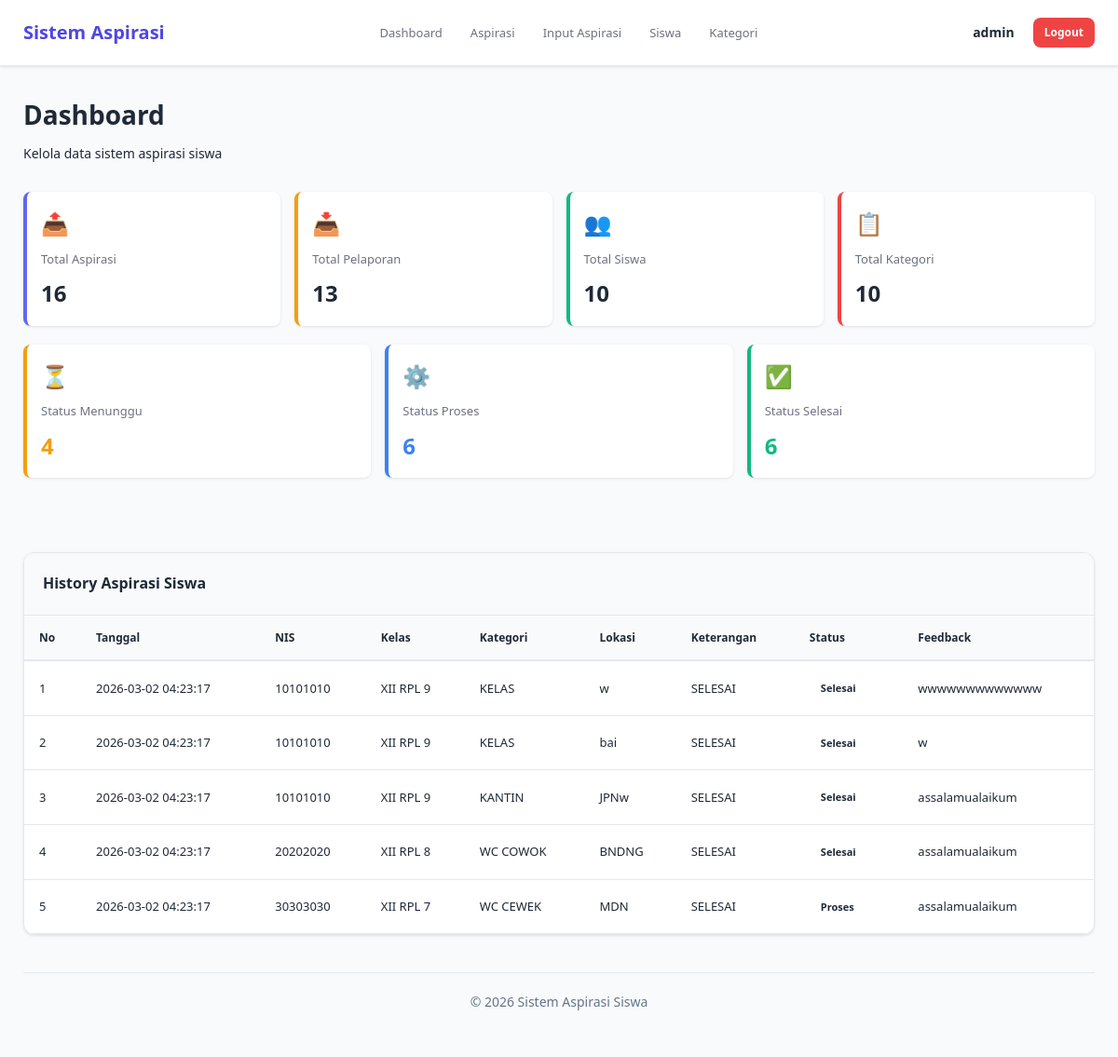
The page /dashboard.php (signed in) on the database as committed earlier.
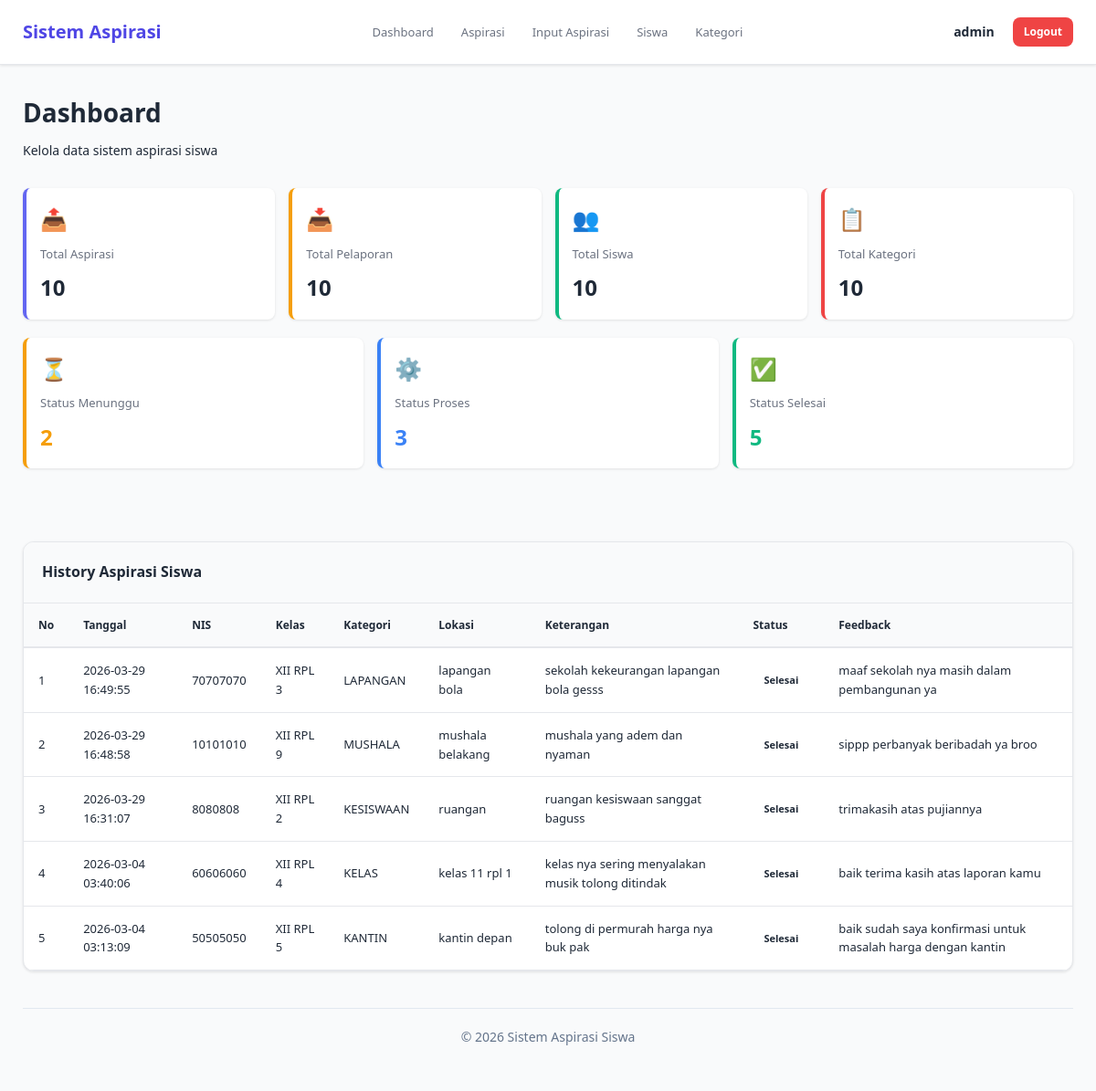
The same page on the database as committed later.
### tables this page shows
CREATE TABLE `input_aspirasi` (
  `id_pelaporan` int(11) NOT NULL,
  `nis` int(10) NOT NULL,
  `id_kategori` int(5) NOT NULL,
  `lokasi` varchar(50) NOT NULL,
  `ket` varchar(50) NOT NULL,
  `created_at` timestamp NOT NULL DEFAULT current_timestamp()
);

CREATE TABLE `siswa` (
  `nis` int(10) NOT NULL,
  `kelas` varchar(10) NOT NULL
);

CREATE TABLE `kategori` (
  `id_kategori` int(5) NOT NULL,
  `ket_kategori` varchar(30) NOT NULL
);

CREATE TABLE `aspirasi` (
  `id_aspirasi` int(11) NOT NULL,
  `status` enum('Menunggu','Proses','Selesai') NOT NULL DEFAULT 'Menunggu',
  `id_pelaporan` int(11) NOT NULL,
  `feedback` text NOT NULL
);

### dashboard.php (the view, shortened to what the changed rows need)
<?php
include 'db.php';
$query = mysqli_query($conn, "SELECT COUNT(*) as total FROM aspirasi");
$data = mysqli_fetch_assoc($query);
$total_aspirasi = $data['total'];
$query = mysqli_query($conn, "SELECT COUNT(*) as total FROM input_aspirasi");
$data = mysqli_fetch_assoc($query);
$total_pelaporan = $data['total'];
$menunggu = mysqli_query($conn, "SELECT COUNT(*) as total FROM aspirasi WHERE status = 'Menunggu'");
$data_menunggu = mysqli_fetch_assoc($menunggu);
$total_menunggu = $data_menunggu['total'];
$proses = mysqli_query($conn, "SELECT COUNT(*) as total FROM aspirasi WHERE status = 'Proses'");
$data_proses = mysqli_fetch_assoc($proses);
$total_proses = $data_proses['total'];
$selesai = mysqli_query($conn, "SELECT COUNT(*) as total FROM aspirasi WHERE status = 'Selesai'");
$data_selesai = mysqli_fetch_assoc($selesai);
$total_selesai = $data_selesai['total'];
$sql = "
SELECT
    ia.id_pelaporan,
    ia.nis,
    s.kelas,
    ia.lokasi,
    ia.created_at,
    ia.ket,
    k.ket_kategori,
    a.status,
    a.feedback
FROM input_aspirasi ia
LEFT JOIN kategori k ON ia.id_kategori = k.id_kategori
LEFT JOIN aspirasi a ON ia.id_pelaporan = a.id_pelaporan
LEFT JOIN siswa s ON ia.nis = s.nis
WHERE 1=1
";
$sql .= " ORDER BY ia.id_pelaporan DESC LIMIT 5";
$query = mysqli_query($conn,$sql);
?>
<!DOCTYPE html>
<html lang="id">
<head>
    <link rel="stylesheet" href="style.css">
</head>
<body>
    <div class="main-container">
        <div class="page-header">
            <h1>Dashboard</h1>
        </div>
        <div class="stats-grid">
            <div class="stat-card blue">
                <div class="stat-icon">📤</div>
                <div class="stat-label">Total Aspirasi</div>
                <div class="stat-value"><?= $total_aspirasi ?></div>
            </div>
            <div class="stat-card orange">
                <div class="stat-icon">📥</div>
                <div class="stat-label">Total Pelaporan</div>
                <div class="stat-value"><?= $total_pelaporan ?></div>
            </div>
        </div>
        <div class="stats-grid">
            <div class="stat-card" style="border-left-color: #f59e0b;">
                <div class="stat-icon">⏳</div>
                <div class="stat-label">Status Menunggu</div>
                <div class="stat-value" style="color: #f59e0b;"><?= $total_menunggu ?></div>
            </div>
            <div class="stat-card" style="border-left-color: #3b82f6;">
                <div class="stat-icon">⚙️</div>
                <div class="stat-label">Status Proses</div>
                <div class="stat-value" style="color: #3b82f6;"><?= $total_proses ?></div>
            </div>
            <div class="stat-card" style="border-left-color: #10b981;">
                <div class="stat-icon">✅</div>
                <div class="stat-label">Status Selesai</div>
                <div class="stat-value" style="color: #10b981;"><?= $total_selesai ?></div>
            </div>
        </div>
    </div>
    <div class="main-container">
    <div class="table-container">
        <div class="table-header">
            <h2>History Aspirasi Siswa</h2>
        </div>
        <table>
            <thead>
                <tr>
                    <th>No</th>
                    <th>Tanggal</th>
                    <th>NIS</th>
                    <th>Kelas</th>
                    <th>Kategori</th>
                    <th>Lokasi</th>
                    <th>Keterangan</th>
                    <th>Status</th>
                    <th>Feedback</th>
                </tr>
            </thead>
            <tbody>
<?php
$no = 1;
if(mysqli_num_rows($query) > 0){
    while($row = mysqli_fetch_assoc($query)){
        $status_class = strtolower($row['status']);
?>
<tr>
    <td><?= $no++ ?></td>
    <td><?= $row['created_at'] ?></td>
    <td><?= $row['nis'] ?></td>
    <td><?= $row['kelas'] ?></td>
    <td><?= $row['ket_kategori'] ?></td>
    <td><?= $row['lokasi'] ?></td>
    <td><?= $row['ket'] ?></td>
    <td><span class="badge badge-<?= $status_class ?>"><?= $row['status'] ?></span></td>
    <td><?= $row['feedback'] ?></td>
</tr>
<?php
    }
}else{
?>
<tr>
    <td colspan="9" class="text-center">Data tidak ditemukan</td>
</tr>
<?php } ?>
            </tbody>
        </table>
    </div>
</body>
</html>

Rows that differ between the two databases and show on the page:
removed input_aspirasi: created_at "2026-03-02 04:23:17", nis "10101010", nis.kelas "XII RPL 9", id_kategori.ket_kategori "KELAS", lokasi "w", ket "SELESAI", aspirasi.status "Selesai", aspirasi.feedback "wwwwwwwwwwwww"
removed input_aspirasi: created_at "2026-03-02 04:23:17", nis "10101010", nis.kelas "XII RPL 9", id_kategori.ket_kategori "KELAS", lokasi "bai", ket "SELESAI", aspirasi.status "Selesai", aspirasi.feedback "w"
removed input_aspirasi: created_at "2026-03-02 04:23:17", nis "10101010", nis.kelas "XII RPL 9", id_kategori.ket_kategori "KANTIN", lokasi "JPNw", ket "SELESAI", aspirasi.status "Selesai", aspirasi.feedback "assalamualaikum"
removed input_aspirasi: created_at "2026-03-02 04:23:17", nis "20202020", nis.kelas "XII RPL 8", id_kategori.ket_kategori "WC COWOK", lokasi "BNDNG", ket "SELESAI", aspirasi.status "Selesai", aspirasi.feedback "assalamualaikum"
removed input_aspirasi: created_at "2026-03-02 04:23:17", nis "30303030", nis.kelas "XII RPL 7", id_kategori.ket_kategori "WC CEWEK", lokasi "MDN", ket "SELESAI", aspirasi.status "Proses", aspirasi.feedback "assalamualaikum"
added input_aspirasi: created_at "2026-03-29 16:49:55", nis "70707070", nis.kelas "XII RPL 3", id_kategori.ket_kategori "LAPANGAN", lokasi "lapangan bola", ket "sekolah kekeurangan lapangan bola gesss", aspirasi.status "Selesai", aspirasi.feedback "maaf sekolah nya masih dalam pembangunan ya"
added input_aspirasi: created_at "2026-03-29 16:48:58", nis "10101010", nis.kelas "XII RPL 9", id_kategori.ket_kategori "MUSHALA", lokasi "mushala belakang", ket "mushala yang adem dan nyaman", aspirasi.status "Selesai", aspirasi.feedback "sippp perbanyak beribadah ya broo"
added input_aspirasi: created_at "2026-03-29 16:31:07", nis "8080808", nis.kelas "XII RPL 2", id_kategori.ket_kategori "KESISWAAN", lokasi "ruangan", ket "ruangan kesiswaan sanggat baguss", aspirasi.status "Selesai", aspirasi.feedback "trimakasih atas pujiannya"
added input_aspirasi: created_at "2026-03-04 03:40:06", nis "60606060", nis.kelas "XII RPL 4", id_kategori.ket_kategori "KELAS", lokasi "kelas 11 rpl 1", ket "kelas nya sering menyalakan musik tolong ditindak", aspirasi.status "Selesai", aspirasi.feedback "baik terima kasih atas laporan kamu"
added input_aspirasi: created_at "2026-03-04 03:13:09", nis "50505050", nis.kelas "XII RPL 5", id_kategori.ket_kategori "KANTIN", lokasi "kantin depan", ket "tolong di permurah harga nya buk pak", aspirasi.status "Selesai", aspirasi.feedback "baik sudah saya konfirmasi untuk masalah harga dengan kantin"
Other text that changed with them:
$total_aspirasi: "16" → "10"
$total_pelaporan: "13" → "10"
$total_menunggu: "4" → "2"
$total_proses: "6" → "3"
$total_selesai: "6" → "5"
